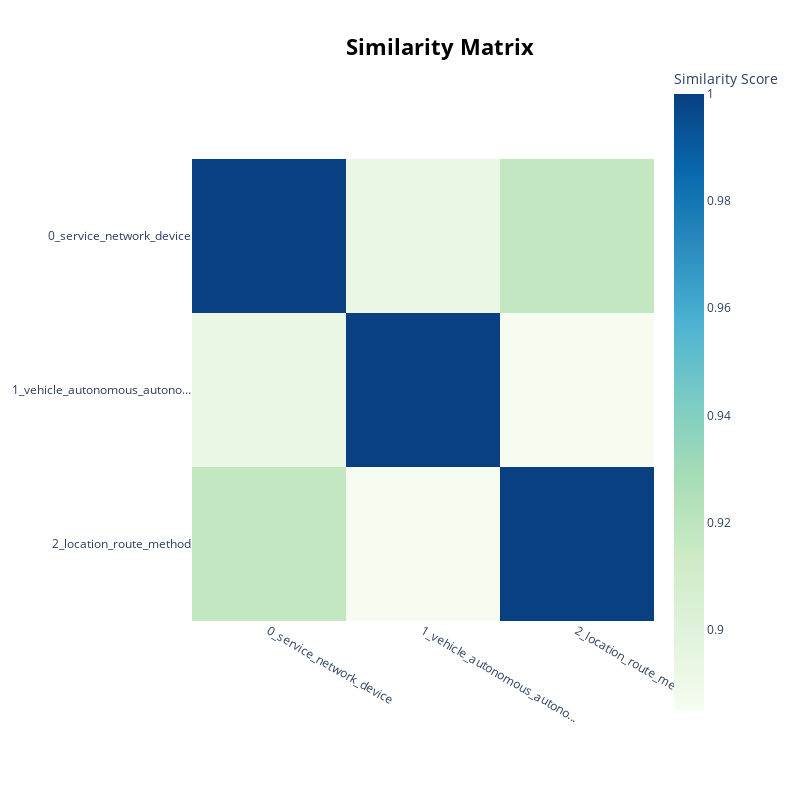

Notebook code cell kept with this figure:
### Code cell
topic_model.visualize_heatmap(n_clusters=2, custom_labels=True)

### Figure 1 — Plotly figure (JSON) as saved in the notebook; plotly's stock layout.template omitted (floating-point values rounded to 4 significant figures)
{"data": [{"coloraxis": "coloraxis", "hovertemplate": "x: %{x}<br>y: %{y}<br>Similarity Score: %{z}<extra></extra>", "name": "0", "type": "heatmap", "x": ["0_service_network_device", "1_vehicle_autonomous_autono...", "2_location_route_method"], "xaxis": "x", "y": ["0_service_network_device", "1_vehicle_autonomous_autono...", "2_location_route_method"], "yaxis": "y", "z": [[1.0, 0.8926, 0.9176], [0.8926, 1.0, 0.885], [0.9176, 0.885, 1.0]]}], "layout": {"coloraxis": {"colorbar": {"title": {"text": "Similarity Score"}}, "colorscale": [[0, "rgb(247,252,240)"], [0.125, "rgb(224,243,219)"], [0.25, "rgb(204,235,197)"], [0.375, "rgb(168,221,181)"], [0.5, "rgb(123,204,196)"], [0.625, "rgb(78,179,211)"], [0.75, "rgb(43,140,190)"], [0.875, "rgb(8,104,172)"], [1, "rgb(8,64,129)"]]}, "height": 800, "hoverlabel": {"bgcolor": "white", "font": {"family": "Rockwell", "size": 16}}, "legend": {"title": {"text": "Trend"}}, "margin": {"t": 60}, "showlegend": true, "title": {"font": {"color": "Black", "size": 22}, "text": "<b>Similarity Matrix</b>", "x": 0.55, "xanchor": "center", "y": 0.95, "yanchor": "top"}, "width": 800, "xaxis": {"anchor": "y", "constrain": "domain", "domain": [0, 1], "scaleanchor": "y"}, "yaxis": {"anchor": "x", "autorange": "reversed", "constrain": "domain", "domain": [0, 1]}}}
